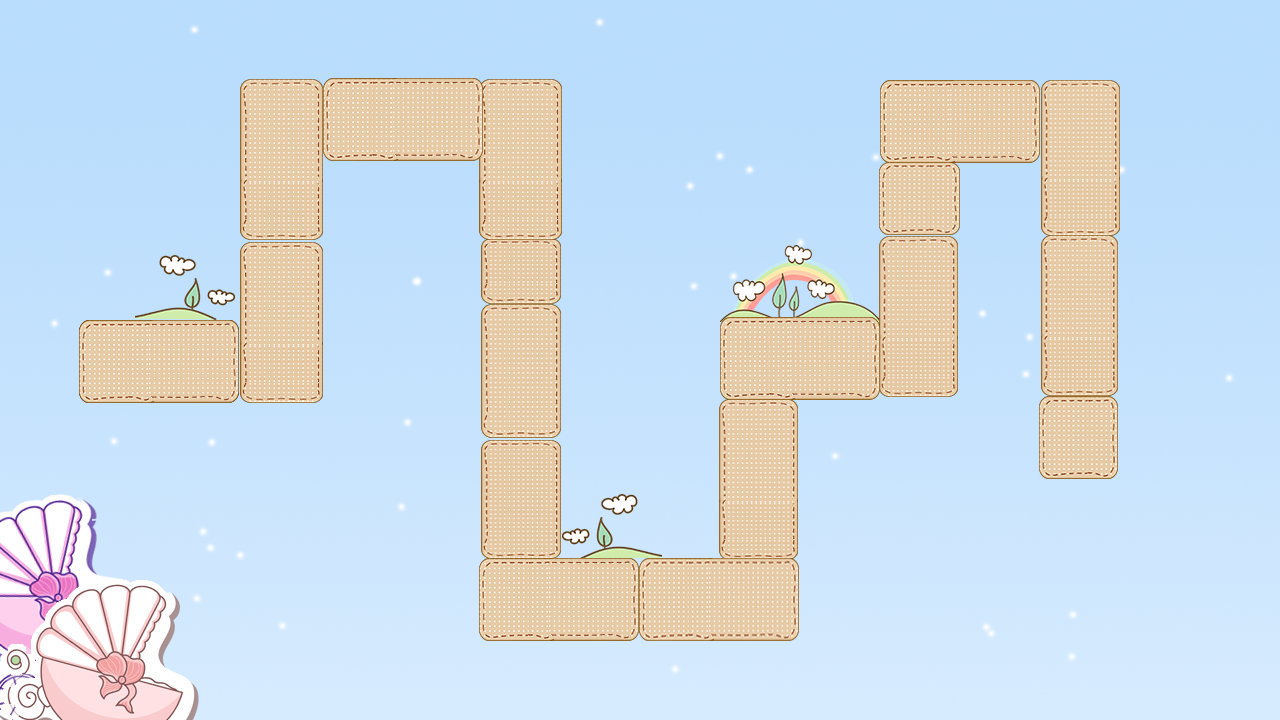

A 2D game scene composited from a Tiled map and its tileset images. What follows is a short description and the map's XML, with each tile layer's data collapsed to a summary:
An orthogonal 16x9 tile map with 80x80 px tiles, 1 tile layer (块层 1) and 44 objects (enemy, baby, assistant).

<map version="1.0" orientation="orthogonal" width="16" height="9" tilewidth="80" tileheight="80">
 <tileset firstgid="1" name="7" tilewidth="80" tileheight="80">
  <image source="7.png" width="1280" height="720" />
 </tileset>
 <layer name="块层 1" width="16" height="9">
  <data>[144 cells, 144 non-empty, 144 distinct tile ids]</data>
 </layer>
 <objectgroup name="people" width="16" height="9" visible="0">
  <object name="enemy" x="80" y="320" width="80" height="80" />
  <object name="baby" x="1040" y="480" width="80" height="80" />
  <object name="assistant" x="1064" y="440" width="31" height="35" />
 </objectgroup>
 <objectgroup name="barrier" width="16" height="9" visible="0">
  <object x="80" y="320" height="80" />
  <object x="80" y="400" width="240" />
  <object x="80" y="320" width="160" />
  <object x="240" y="80" height="240" />
  <object x="320" y="160" height="240" />
  <object x="320" y="160" width="160" />
  <object x="240" y="80" width="320" />
  <object x="560" y="80" height="480" />
  <object x="560" y="560" width="160" />
  <object x="720" y="320" height="240" />
  <object x="480" y="160" height="480" />
  <object x="480" y="640" width="320" />
  <object x="800" y="400" height="240" />
  <object x="720" y="320" width="160" />
  <object x="800" y="400" width="160" />
  <object x="960" y="160" height="240" />
  <object x="880" y="80" height="240" />
  <object x="960" y="160" width="80" />
  <object x="880" y="80" width="240" />
  <object x="1120" y="80" height="480" />
  <object x="1040" y="160" height="400" />
 </objectgroup>
 <objectgroup name="road" width="16" height="9" visible="0">
  <object x="84" y="323" width="196" height="77">
   <properties>
    <property name="direction" value="right" />
   </properties>
  </object>
  <object x="243" y="123" width="75" height="276">
   <properties>
    <property name="direction" value="up" />
   </properties>
  </object>
  <object x="240" y="83" width="281" height="76">
   <properties>
    <property name="direction" value="right" />
   </properties>
  </object>
  <object x="484" y="83" width="76" height="520">
   <properties>
    <property name="direction" value="down" />
   </properties>
  </object>
  <object x="484" y="560" width="276" height="80">
   <properties>
    <property name="direction" value="right" />
   </properties>
  </object>
  <object x="723" y="361" width="75" height="279">
   <properties>
    <property name="direction" value="up" />
   </properties>
  </object>
  <object x="721" y="323" width="199" height="79">
   <properties>
    <property name="direction" value="right" />
   </properties>
  </object>
  <object x="879" y="120" width="83" height="281">
   <properties>
    <property name="direction" value="up" />
   </properties>
  </object>
  <object x="877" y="83" width="201" height="79">
   <properties>
    <property name="direction" value="right" />
   </properties>
  </object>
  <object x="1037" y="84" width="83" height="397">
   <properties>
    <property name="direction" value="down" />
   </properties>
  </object>
 </objectgroup>
 <objectgroup name="tower" width="16" height="9">
  <object x="320" y="400" width="80" height="80">
   <properties>
    <property name="type" value="0,1,5" />
   </properties>
  </object>
  <object x="400" y="160" width="80" height="80">
   <properties>
    <property name="type" value="0,1,5" />
   </properties>
  </object>
  <object x="400" y="560" width="80" height="80">
   <properties>
    <property name="type" value="0,1,5" />
   </properties>
  </object>
  <object x="640" y="320" width="80" height="80">
   <properties>
    <property name="type" value="0,1,5" />
   </properties>
  </object>
  <object x="960" y="320" width="80" height="80">
   <properties>
    <property name="type" value="0,1,5" />
   </properties>
  </object>
  <object x="800" y="80" width="80" height="80">
   <properties>
    <property name="type" value="0,1,5" />
   </properties>
  </object>
  <object x="160" y="80" width="80" height="80">
   <properties>
    <property name="type" value="0,1,5" />
   </properties>
  </object>
  <object x="1120" y="160" width="80" height="80">
   <properties>
    <property name="type" value="0,1,5" />
   </properties>
  </object>
  <object x="800" y="480" width="80" height="80">
   <properties>
    <property name="type" value="0,1,5" />
   </properties>
  </object>
  <object x="560" y="240" width="80" height="80">
   <properties>
    <property name="type" value="0,1,5" />
   </properties>
  </object>
 </objectgroup>
</map>
